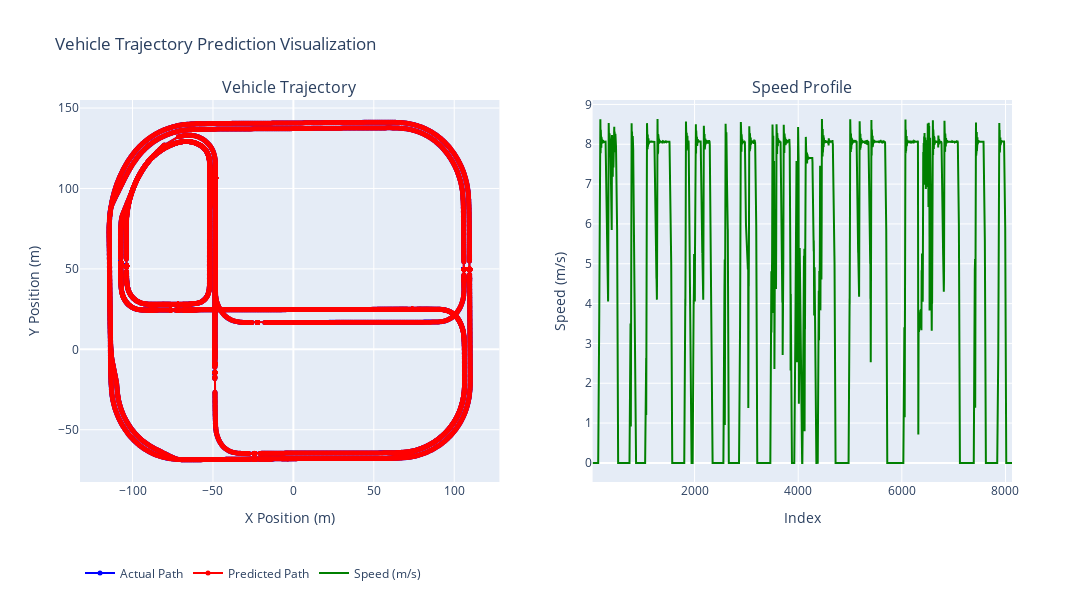

Notebook code for this chart:
### Code cell
create_interactive_trajectory_visualization(ego_df_filtered, control_df)

### Figure 1 — Plotly figure (JSON) as saved in the notebook; plotly's stock layout.template omitted (floating-point values rounded to 4 significant figures; data arrays with more than 128 entries replaced by an {"elided": "..."} marker saying what was removed)
{"data": [{"marker": {"color": "blue", "size": 5}, "mode": "lines+markers", "name": "Actual Path", "type": "scatter", "x": {"elided": "7394 float values"}, "xaxis": "x", "y": {"elided": "7394 float values"}, "yaxis": "y"}, {"marker": {"color": "red", "size": 5}, "mode": "lines+markers", "name": "Predicted Path", "type": "scatter", "x": {"elided": "7394 float values"}, "xaxis": "x", "y": {"elided": "7394 float values"}, "yaxis": "y"}, {"line": {"color": "green"}, "mode": "lines", "name": "Speed (m/s)", "type": "scatter", "x": {"elided": "7394 int values"}, "xaxis": "x2", "y": {"elided": "7394 float values"}, "yaxis": "y2"}], "layout": {"annotations": [{"font": {"size": 16}, "showarrow": false, "text": "Vehicle Trajectory", "x": 0.225, "xanchor": "center", "xref": "paper", "y": 1, "yanchor": "bottom", "yref": "paper"}, {"font": {"size": 16}, "showarrow": false, "text": "Speed Profile", "x": 0.775, "xanchor": "center", "xref": "paper", "y": 1, "yanchor": "bottom", "yref": "paper"}], "height": 600, "legend": {"orientation": "h", "x": 0, "y": -0.2}, "showlegend": true, "title": {"text": "Vehicle Trajectory Prediction Visualization"}, "width": 1200, "xaxis": {"anchor": "y", "domain": [0, 0.45], "title": {"text": "X Position (m)"}}, "xaxis2": {"anchor": "y2", "domain": [0.55, 1], "title": {"text": "Index"}}, "yaxis": {"anchor": "x", "domain": [0, 1], "scaleanchor": "x", "scaleratio": 1, "title": {"text": "Y Position (m)"}}, "yaxis2": {"anchor": "x2", "domain": [0, 1], "title": {"text": "Speed (m/s)"}}}}
